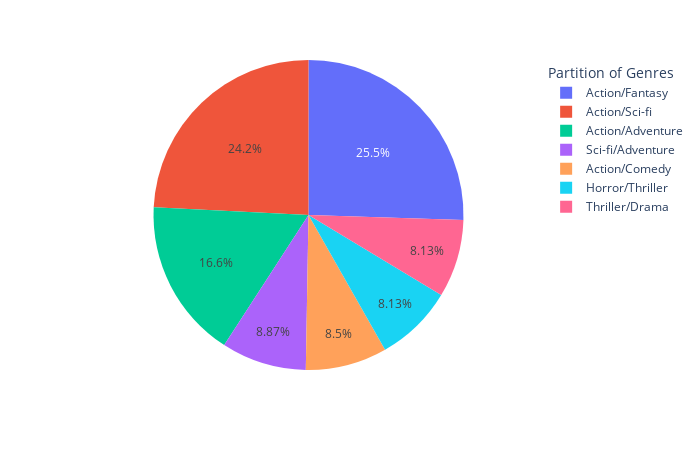

The cell this chart's notebook holds for it:
### Code cell
genres = after_pandemic.groupby(['Genres']).agg(Movie_size=('Movie', 'size')).reset_index()
fig = px.pie(genres, values='Movie_size', names='Genres', hover_name='Movie_size')
fig.update_layout(autosize=False)
fig.update_layout(legend_title_text='Partition of Genres')
fig

### Figure 1 — Plotly figure (JSON) as saved in the notebook; plotly's stock layout.template omitted (floating-point values rounded to 4 significant figures)
{"data": [{"domain": {"x": [0, 1], "y": [0, 1]}, "hovertemplate": "<b>%{hovertext}</b><br><br>Genres=%{label}<br>Movie_size=%{value}<extra></extra>", "hovertext": [90, 46, 138, 131, 44, 48, 44], "labels": ["Action/Adventure", "Action/Comedy", "Action/Fantasy", "Action/Sci-fi", "Horror/Thriller ", "Sci-fi/Adventure", "Thriller/Drama"], "legendgroup": "", "name": "", "showlegend": true, "type": "pie", "values": [90, 46, 138, 131, 44, 48, 44]}], "layout": {"autosize": false, "height": 450, "legend": {"title": {"text": "Partition of Genres"}, "tracegroupgap": 0}, "margin": {"t": 60}, "width": 700}}
